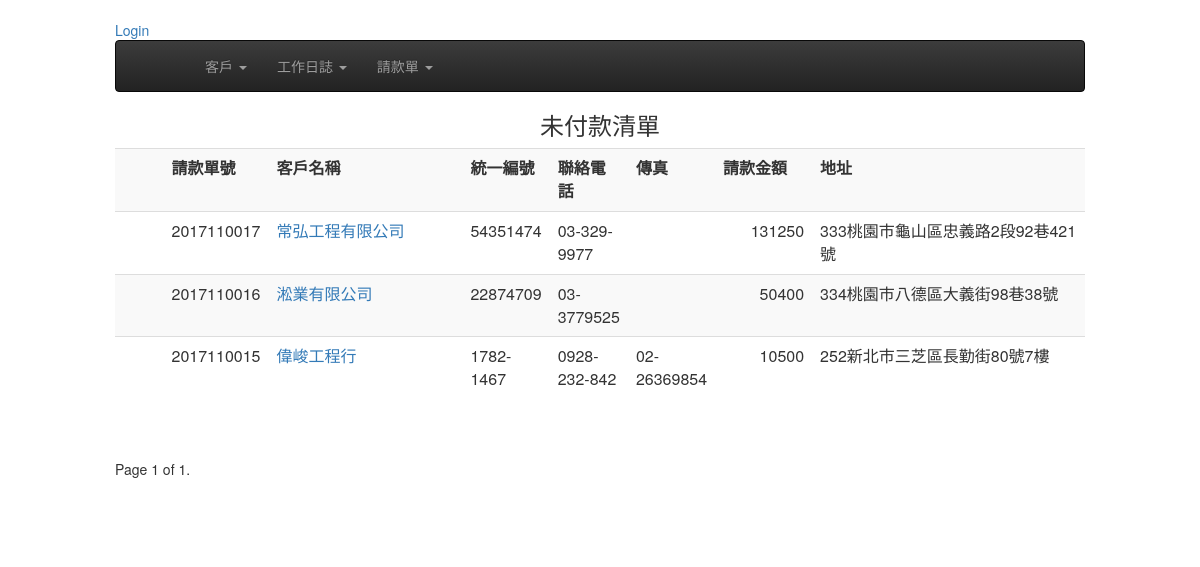
Page /bills/ on the committed database.
### bills/models.py (models this page shows, shortened)
class Bill(models.Model):
    customer = models.ForeignKey(Customer, on_delete=models.CASCADE)
    bill_number = models.CharField(max_length=12, null=True, blank=True, unique=True)
    ord_date = models.DateField(default=timezone.now) #請款日期
    created = models.DateTimeField(auto_now_add=True)
    updated = models.DateTimeField(auto_now=True)
    objects = BillNumberManager()
    is_valid = models.BooleanField(default=False, verbose_name="單據作廢")# True代表此單據作廢
    paied = models.BooleanField(default=False,verbose_name="已付款")# True代表此單據已付款
    class Meta:
        ordering = ('-created',)
    def get_total_amount(self):
        total =  sum( int(obj.item.get_amount()) for obj in self.billitem_set.all())
        return total
    def get_tax_amount(self):
        return int(float(self.get_total_amount()) * 0.05)
    def get_grand_amount(self):
        return sum( (self.get_total_amount(), self.get_tax_amount()))
    def get_absolute_url(self):
        return reverse('bills:bill_detail', kwargs={"pk": self.id} )

class BillItem(models.Model):
    bill = models.ForeignKey(Bill)
    item = models.ForeignKey(Dailylog,  on_delete=models.CASCADE,related_name='bill_items')
    class Meta:
        ordering = ( 'item', )

### customers/models.py (models this page shows, shortened)
class Customer(models.Model):
    title = models.CharField(max_length=36, null=False, blank=False, verbose_name='客戶名稱')
    unikey = models.CharField(  max_length=12,null=True, blank=True, verbose_name='統一編號' )
    address = models.CharField( max_length=100, null=True, blank=True, verbose_name='地址')
    phone = models.CharField(max_length=20, null=True, blank=True, verbose_name='電話')
    faxno = models.CharField(max_length=20, null=True, blank=True, verbose_name='傳真')
    invalid = models.BooleanField(default=False, verbose_name='停用')
    create_at = models.DateTimeField(auto_now_add=True, auto_now =False)
    modify = models.DateTimeField(auto_now_add=False, auto_now =True)
    def __str__(self):
        return self.title

### dailywork/models.py (models this page shows, shortened)
class Dailylog(models.Model):
	work_date = models.DateField( default=timezone.now )
	customer = models.ForeignKey(Customer)
	start_at = models.CharField(  max_length=20, null=False, blank=False )
	end_with = models.CharField(  max_length=20, null=False, blank=False )
	opreateDesc = models.CharField(max_length=20, blank=False, null=False)
	quantity = models.DecimalField( max_digits=10, decimal_places=0)
	uom = models.ForeignKey(Uom)
	uniprice = models.DecimalField( max_digits=10, decimal_places=0)
	notes = models.TextField(blank=True, null=True)
	payrequest = models.BooleanField(default=False, verbose_name='已請款')    # 是否已請款
	is_freecharge = models.BooleanField(default=False, verbose_name='免費項目')    # 是否爲免費項目, 如果為免費項目則在未請款清單是不會顯示的
	bill_number = models.CharField(  max_length=20, null=True, blank=True )
	invalid = models.BooleanField(default=False, verbose_name='項目作廢')
	create_at = models.DateTimeField( auto_now_add=True, auto_now=False)
	modify = models.DateTimeField( auto_now_add=False, auto_now=True)
	objects = DailylogManager()
	def get_amount(self):
		return self.quantity * self.uniprice

### bills/views.py (the view)
class BillList(ListView):
    title = "已請款清單"
    model = Bill
    queryset = Bill.objects.filter( is_valid__exact=False )
    paginate_by = 10

### templates/bills/bill_list.html (shortened to what this page needs)
{% extends "base.html" %}
{% block content %}
<h3 align="center">
未付款清單
</h3>
<div>
<table class="table table-striped" >
  <tr>
    <th width="5%"></th>
    <th width="5%">請款單號</th>
    <th width="20%">客戶名稱</th>
    <th width="8%">統一編號</th>
    <th width="8%">聯絡電話</th>
    <th width="8%">傳真</th>
    <th align='right' width="10%">請款金額</th>
    <th >地址</th>
  </tr>
{% for record in object_list %}
  <tr>
    <td></td>
  <td>
      {{ record.bill_number }}</td>
    <td><a href='{{ record.get_absolute_url }}'>{{ record.customer }}</a></td>
    <td>{{ record.customer.unikey }}</td>
    <td>{{ record.customer.phone }}</td>
    <td>{{ record.customer.faxno }}</td>
    <td align='right' >{{ record.get_grand_amount }} </td>
    <td>{{ record.customer.address }} </td>
  </tr>
{% endfor %}
</table>
</div>
<div>
  <span align="center">
      <div class="pagination">
         <ul class="pager">
            <span class="step-links">
                <span class="current">
                    Page {{ page_obj.number }} of {{ page_obj.paginator.num_pages }}.
                </span>
            </span>
          </ul>
      </div>
  </span>
</div>
{% endblock content %}

### rows in the picture
Bill: bill_number "2017110017", customer "常弘工程有限公司", customer.unikey "54351474", customer.phone "03-329-9977", get_grand_amount "131250", customer.address "333桃園市龜山區忠義路2段92巷421號"
Bill: bill_number "2017110016", customer "淞業有限公司", customer.unikey "22874709", customer.phone "03-3779525", get_grand_amount "50400", customer.address "334桃園市八德區大義街98巷38號"
Bill: bill_number "2017110015", customer "偉峻工程行", customer.unikey "1782-1467", customer.phone "0928-232-842", customer.faxno "02-26369854", get_grand_amount "10500", customer.address "252新北市三芝區長勤街80號7樓"

### other values in the picture
{{ page_obj.number }} "1"
{{ page_obj.paginator.num_pages }} "1"
